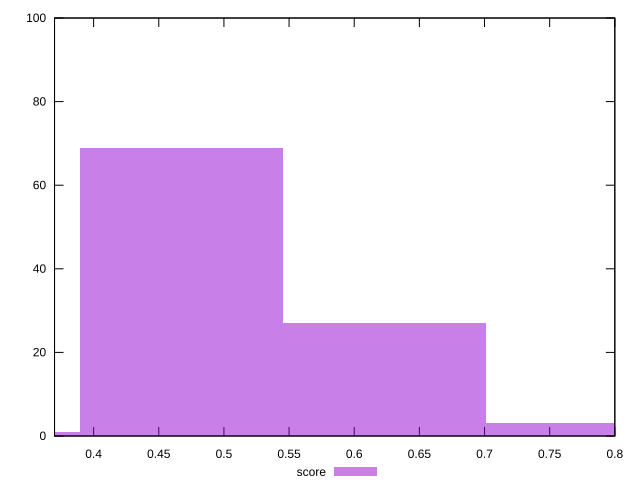

The script that saved this image:
reset

$score <<EOF
0.46736817509963063 69
0.6231575667995075 27
0.31157878339975376 1
0.7789469584993844 3
EOF

set key outside below
set boxwidth 0.15578939169987688
set xrange [0.37:0.8]
set yrange [0:100]
set trange [0:100]
set style fill transparent solid 0.5 noborder
set terminal svg size 640, 490 enhanced background rgb 'white'
set output "report_00014_2021-02-09T15:56:05.503Z/uses-http2/samples/pages+cached+noadtech/score/histogram.svg"

plot $score title "score" with boxes

reset
